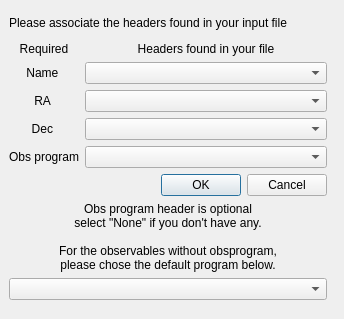
<?xml version="1.0" encoding="UTF-8"?>
<ui version="4.0">
 <class>headerDialog</class>
 <widget class="QDialog" name="headerDialog">
  <property name="geometry">
   <rect>
    <x>0</x>
    <y>0</y>
    <width>344</width>
    <height>319</height>
   </rect>
  </property>
  <property name="windowTitle">
   <string>Headers selection</string>
  </property>
  <widget class="QWidget" name="layoutWidget">
   <property name="geometry">
    <rect>
     <x>9</x>
     <y>9</y>
     <width>318</width>
     <height>291</height>
    </rect>
   </property>
   <layout class="QVBoxLayout" name="verticalLayout">
    <item>
     <widget class="QLabel" name="headerInstructions">
      <property name="text">
       <string>Please associate the headers found in your input file</string>
      </property>
      <property name="alignment">
       <set>Qt::AlignJustify|Qt::AlignVCenter</set>
      </property>
     </widget>
    </item>
    <item>
     <layout class="QGridLayout" name="headerGridLayout">
      <item row="6" column="1">
       <widget class="QDialogButtonBox" name="headerButtonBox">
        <property name="orientation">
         <enum>Qt::Horizontal</enum>
        </property>
        <property name="standardButtons">
         <set>QDialogButtonBox::Cancel|QDialogButtonBox::Ok</set>
        </property>
       </widget>
      </item>
      <item row="5" column="1">
       <widget class="QComboBox" name="headerObsprogramValue"/>
      </item>
      <item row="4" column="0">
       <widget class="QLabel" name="headerDec">
        <property name="text">
         <string>Dec </string>
        </property>
        <property name="alignment">
         <set>Qt::AlignCenter</set>
        </property>
       </widget>
      </item>
      <item row="2" column="0">
       <widget class="QLabel" name="headerName">
        <property name="text">
         <string>Name </string>
        </property>
        <property name="alignment">
         <set>Qt::AlignCenter</set>
        </property>
       </widget>
      </item>
      <item row="2" column="1">
       <widget class="QComboBox" name="headerNameValue"/>
      </item>
      <item row="4" column="1">
       <widget class="QComboBox" name="headerDecValue"/>
      </item>
      <item row="3" column="1">
       <widget class="QComboBox" name="headerRAValue"/>
      </item>
      <item row="3" column="0">
       <widget class="QLabel" name="headerRA">
        <property name="text">
         <string>RA </string>
        </property>
        <property name="alignment">
         <set>Qt::AlignCenter</set>
        </property>
       </widget>
      </item>
      <item row="5" column="0">
       <widget class="QLabel" name="headerObsprogram">
        <property name="text">
         <string>Obs program</string>
        </property>
        <property name="alignment">
         <set>Qt::AlignCenter</set>
        </property>
       </widget>
      </item>
      <item row="1" column="0">
       <widget class="QLabel" name="header">
        <property name="text">
         <string>Required</string>
        </property>
        <property name="alignment">
         <set>Qt::AlignCenter</set>
        </property>
       </widget>
      </item>
      <item row="1" column="1">
       <widget class="QLabel" name="headerHelp">
        <property name="text">
         <string>Headers found in your file</string>
        </property>
        <property name="alignment">
         <set>Qt::AlignCenter</set>
        </property>
       </widget>
      </item>
     </layout>
    </item>
    <item>
     <widget class="QLabel" name="headerInstructions_2">
      <property name="text">
       <string>Obs program header is optional
select &quot;None&quot; if you don't have any.

For the observables without obsprogram,
please chose the default program below.</string>
      </property>
      <property name="alignment">
       <set>Qt::AlignCenter</set>
      </property>
     </widget>
    </item>
    <item>
     <widget class="QComboBox" name="headerObsprogramDefaultValue"/>
    </item>
   </layout>
  </widget>
 </widget>
 <resources/>
 <connections>
  <connection>
   <sender>headerButtonBox</sender>
   <signal>rejected()</signal>
   <receiver>headerDialog</receiver>
   <slot>reject()</slot>
   <hints>
    <hint type="sourcelabel">
     <x>316</x>
     <y>260</y>
    </hint>
    <hint type="destinationlabel">
     <x>286</x>
     <y>274</y>
    </hint>
   </hints>
  </connection>
  <connection>
   <sender>headerButtonBox</sender>
   <signal>accepted()</signal>
   <receiver>headerDialog</receiver>
   <slot>accept()</slot>
   <hints>
    <hint type="sourcelabel">
     <x>248</x>
     <y>254</y>
    </hint>
    <hint type="destinationlabel">
     <x>157</x>
     <y>274</y>
    </hint>
   </hints>
  </connection>
 </connections>
</ui>
